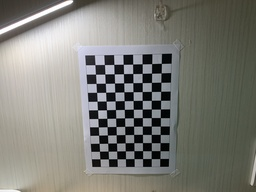
#> input picture 相機校正/Calibration2/left/left.jpg, 256 x 192 px, shrunk from 4032 x 3024 before the run, found by its file name
$ python local_stereo_matching.py
#> lines starting #> are read from the running program, lines starting #| are printed output that depends on the picture
import os
import cv2
from PIL import Image
import numpy as np
from matplotlib import pyplot as plt

MAX_PARALLAX = 25 #最大視差
WIN_SIZE = 5 #滑動窗口大小

os.chdir('C:/Users/user/Desktop/vs code/局部立體匹配')
left_image = np.asanyarray(Image.open(r'left.jpg')) #左相機圖
#> left_image is the input picture: shape (192, 256, 3); mean R, G, B 126, 125.8, 119.3
right_image = np.asanyarray(Image.open(r'right.jpg')) #右相機圖
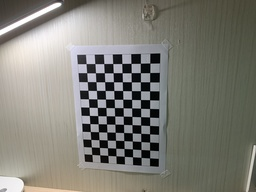
#> input picture 相機校正/Calibration2/right/right.jpg, 256 x 192 px, shrunk from 4032 x 3024 before the run, found by its file name
#> right_image is the input picture: shape (192, 256, 3); mean R, G, B 127.3, 126.2, 118.2

left_image = cv2.cvtColor(left_image,cv2.COLOR_BGR2GRAY) #轉為灰度圖
#> left_image: shape (192, 256)
right_image = cv2.cvtColor(right_image,cv2.COLOR_BGR2GRAY)
#> right_image: shape (192, 256)
left_image = cv2.medianBlur(left_image, 5) #加入中值濾波
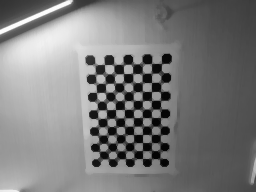
#> left_image: shape (192, 256); min 3, max 254, mean 124.1
right_image = cv2.medianBlur(right_image, 5)
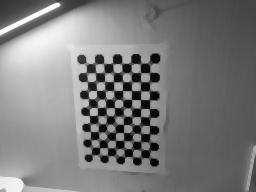
#> right_image: shape (192, 256); min 3, max 254, mean 124.1
left_image = np.asanyarray(left_image,dtype=np.double) #轉為double型態
right_image = np.asanyarray(right_image,dtype=np.double)

image_size = np.shape(left_image)[0:2] #定義和圖寬度、高度相等的數組
#> image_size = (192, 256)
cv2.imshow('左圖灰度圖', left_image)
cv2.imwrite('left灰.jpg', left_image)
cv2.imshow('右圖灰度圖', right_image)
cv2.imwrite('right灰.jpg', right_image)

image_diff = np.zeros((image_size[0],image_size[1],MAX_PARALLAX))
e = np.zeros(image_size)
for i in range(0,MAX_PARALLAX):
    e = np.abs(right_image[:,0:(image_size[1]-i)]-left_image[:,i:image_size[1]])
    e2 = np.zeros(image_size)
    for x in range(0,image_size[0]):
        for y in range(0,image_size[1]):
            e2[x,y] = np.sum(e[(x-WIN_SIZE):(x+WIN_SIZE), (y-WIN_SIZE):(y+WIN_SIZE)])
    image_diff[:,:,i] = e2
#> this loop made 25 passes
#> pass 1, `e = np.abs(right_image[:,0:(image_size[1]-i)]-left_image[:,i:image_siz..`:
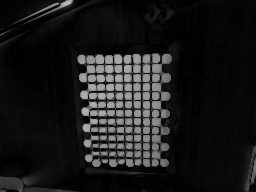
#> e: shape (192, 256) float64; min 0, max 188, mean 26
#> after the loop:
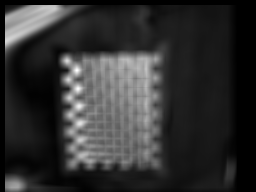
#> e2: shape (192, 256) float64; min 0, max 14197, mean 2749.5; drawn with min black and max white
dispmap = np.zeros(image_size) #最小視差圖
for x in range(0,image_size[0]):
    for y in range (0,image_size[1]):
        val = np.sort(image_diff[x,y,:])
        if np.abs(val[0]-val[1]) > 10:
            val_id = np.argsort(image_diff[x,y,:])
            dispmap[x,y] = val_id[0]/MAX_PARALLAX*255 #恢復彩色
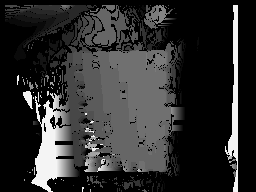
#> dispmap: shape (192, 256) float64; min 0, max 244.8, mean 46.9

# 加入雙邊濾波
denoised_dispmap = cv2.bilateralFilter(dispmap.astype(np.uint8), d=9, sigmaColor=75, sigmaSpace=75)
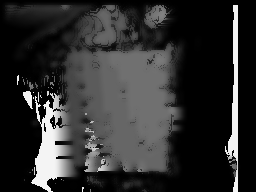
#> denoised_dispmap: shape (192, 256); min 0, max 244, mean 46.9

cv2.imshow('視差圖', denoised_dispmap)
cv2.imwrite('diff.jpg', denoised_dispmap)
plt.show
